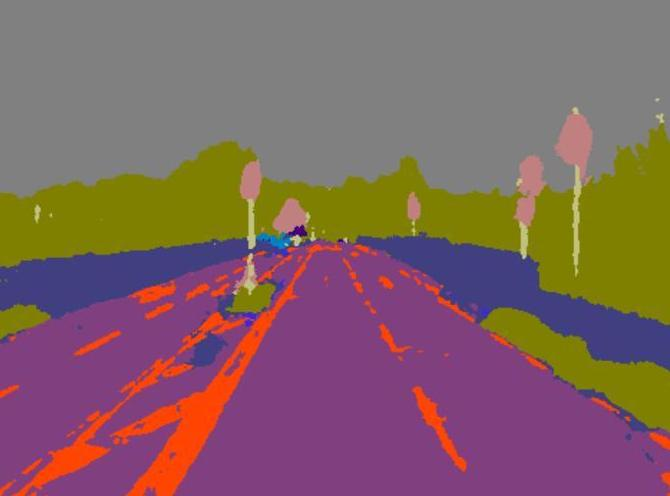
#> input picture openCV/input/road2.jpg, 670 x 496 px
$ python make_roadmarker_img.py
#> lines starting #> are read from the running program, lines starting #| are printed output that depends on the picture; after the words box and inside, x2 and y2 are one past the last pixel; in counts of white or black regions, pixels touching at a corner belong together
#!/usr/bin/env python3
# -*- coding: utf-8 -*-


import os
import numpy as np
import cv2
from matplotlib import pyplot as plt

## ディレクトリ変更
os.chdir("/Users/tomoyuki/python_workspace/openCV")
os.getcwd()

# 画像読込み
img_name = 'road2.jpg'
img = cv2.imread("input/"+img_name,cv2.IMREAD_COLOR)
#> img is the input picture: shape (496, 670, 3); mean B, G, R 99.2, 99.4, 129.5
plt.imshow(cv2.cvtColor(img, cv2.COLOR_RGB2BGR))

# 道路マーカーを白，それ以外を黒に変換
tol=70
for i in range(img.shape[0]):
    for j in range(img.shape[1]):
        if (img[i,j,0]>(2-tol) and img[i,j,0]<(2+tol) and
            img[i,j,1]>(70-tol) and img[i,j,1]<(70+tol) and
            img[i,j,2]>(253-tol) and img[i,j,2]<(253+tol)):
            img[i,j,:]=np.array([255,255,255])

        else :
            img[i,j,:]=np.array([0,0,0])
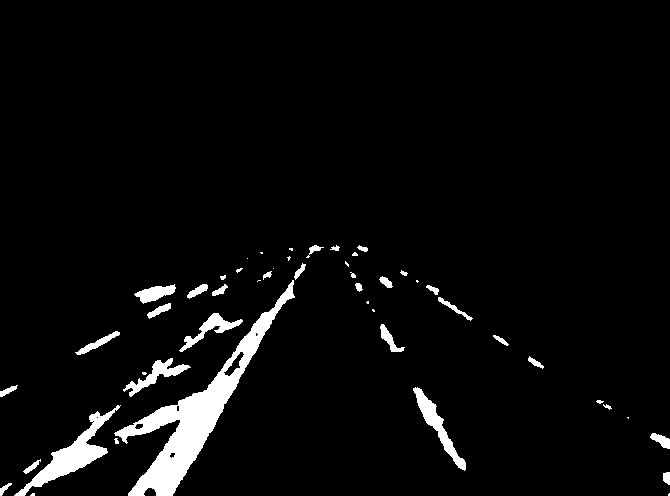
#> img: shape (496, 670, 3); 4.2% white; 49 white regions (16 under 20 px), largest, box (x1, y1, x2, y2) and area: (114, 280, 295, 496) 6887, (14, 405, 121, 496) 2040, (413, 387, 466, 471) 956

plt.imshow(img)
img.shape
cv2.imwrite("input/roadmarker2.jpg",img)
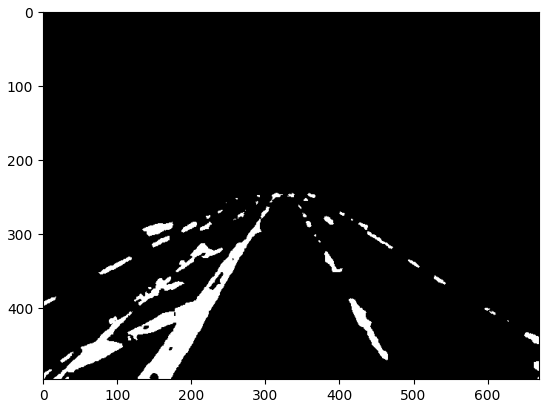
#> figure drawn by matplotlib, 1 panel
